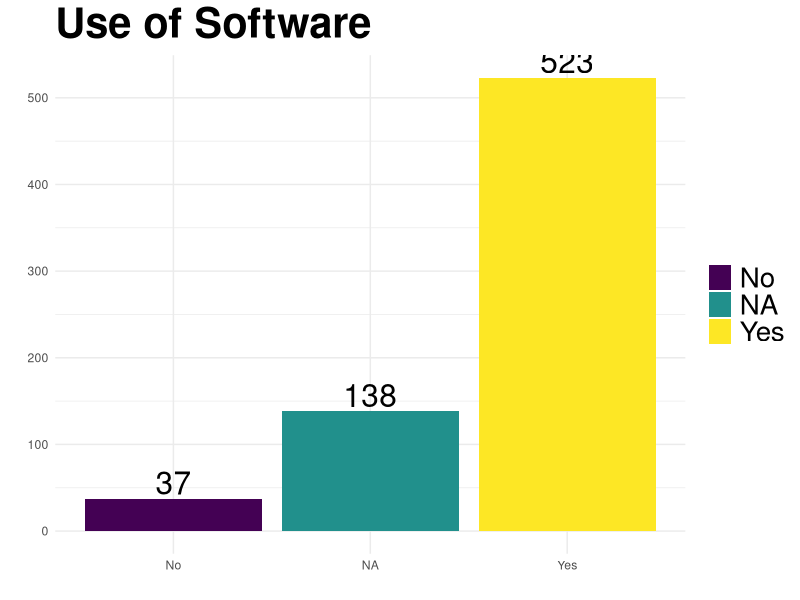
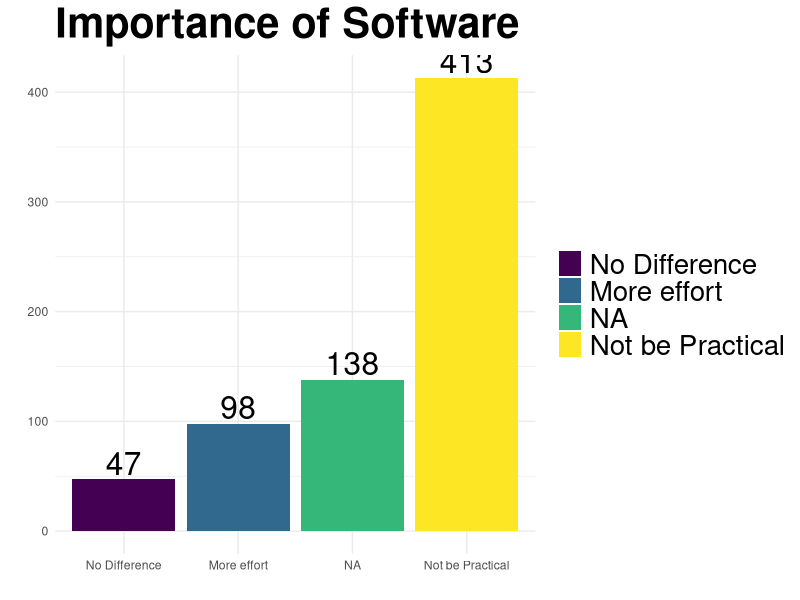
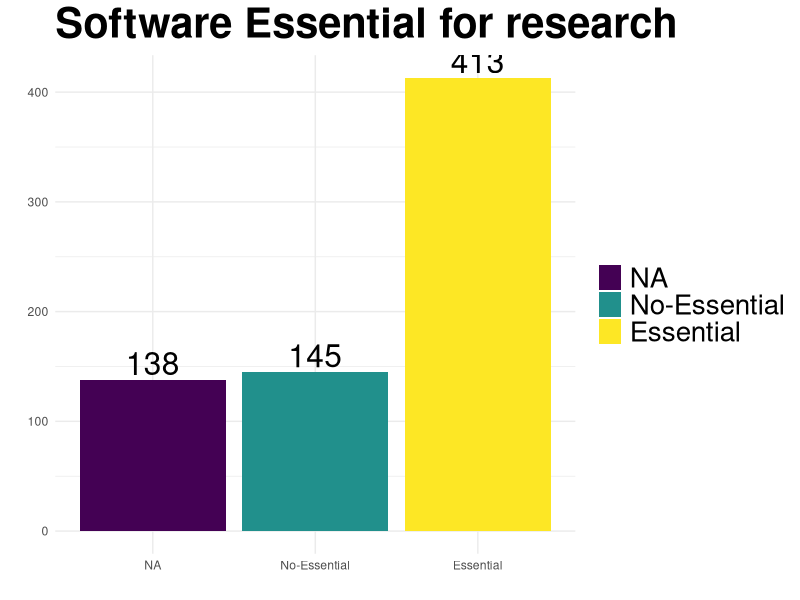
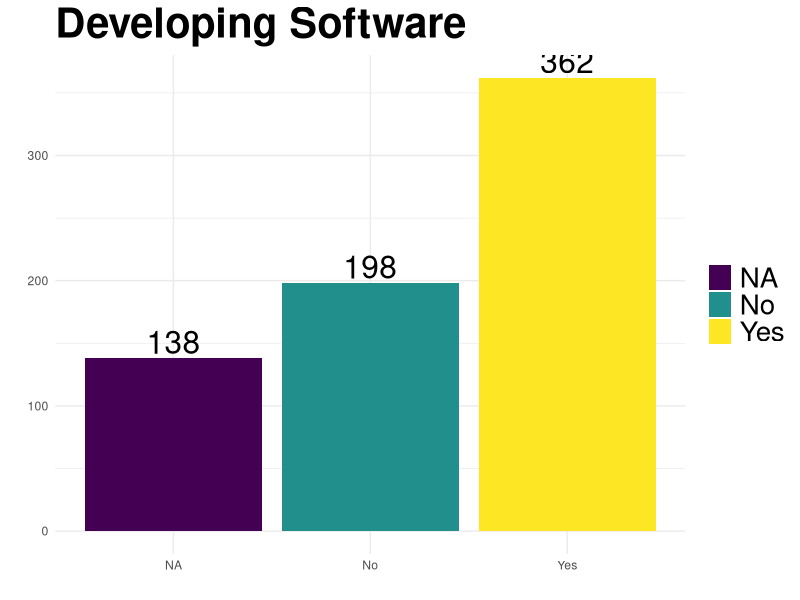

Reproduce these figures in R, in order. (Note: this script raises an error after producing the figures.)
## ---- chunk 1
options(knitr.table.format = 'markdown')
## ---- chunk 2

library('ggplot2')
library('plyr')
library('RColorBrewer')
library('knitr')
library('car')

## ---- chunk 3
# Function to create own colour palette to use when there is a need to keep the same
# colour between plot (otherwise they are changed according to the ordering)
myColor <-  function(vectorToColour=vector(), palette='Set3'){
    print(vectorToColour)
    size  <- length(vectorToColour)
    myColors <- brewer.pal(size, palette)
    names(myColors) <- vectorToColour
    return(myColors)
}
## ---- chunk 4
# Function that output a data frame containing the variable, the Frequency and 
# rounded percent
# Optional order is to output the table ordered in Frequency (useful for output with
singleTabFreq <- function(vectorToFreq, name, order=TRUE){
    table_factor <- table(vectorToFreq)
    # Cbind is to combine two different sets into one data.frame
    # the conversion of data.frame within the cbind is to avoid having
    # the factor in data_row for the frequency
    # And being able to index only the value for the percentage
    QSummary <- cbind(as.data.frame(table_factor),
                      as.data.frame(round(prop.table(table_factor)*100))[,2])
    
    #rename the column names
    colnames(QSummary) <- c(name, 'Total Respondents', 'Percent')
    if (order==TRUE){
        # Order the table by Total Respondents
        QSummary <- QSummary[order(QSummary[,2]),]
        # Reorder the level of the factors for using in legend (to match the order of the plot)
        QSummary[,1] <- factor(QSummary[,1], levels=QSummary[,1][order(QSummary[,2])], ordered=order)
    }
    # Write the result into a csv file
    #write.csv(QSummary, paste('./results/',name,'.csv'), row.names=FALSE)
    #dev.off()
    # Output a table of the variable
    return (QSummary)
}
## ---- chunk 5
plotSingleFreq <- function(dataframe, name, column='Total Respondents', order=TRUE, xText=TRUE, ownColour=NA){
    index_column <- match(column, names(dataframe))
    # To reorganise the factor level to show on the legend according to the 
    # frequencies
    p <- ggplot(data=dataframe, environment=environment())
    # environment=environment() is a workaround for ggplot2 to get access to the
    # namespace defined within the function.
    if (order==TRUE){
        p <- p + aes(x=reorder(dataframe[,1], dataframe[, index_column]),
                     y=dataframe[,index_column],
                     fill=dataframe[,1])
    }
    else {
        p <- p + aes(x=dataframe[,1],
                     y=dataframe[,index_column],
                     fill=dataframe[,1])
    }
    p <- p + geom_bar(stat='identity')
    p <- p + theme_minimal()
    p <- p + ylab('')
    p <- p + xlab('')
    p <- p + ggtitle(name)
    p <- p + theme(plot.title = element_text(size=30, face='bold'))
    p <- p + theme(legend.text=element_text(size=20))
    p <- p + theme(legend.title=element_blank())
    if (is.na(ownColour) == FALSE){
        
        p  <- p + scale_fill_manual(values=ownColour)
    }
    if (xText == FALSE) {
        p  <- p + theme(axis.text.x=element_blank())
    }
    p <- p + geom_text(aes(label=dataframe[,index_column]), vjust=-0.2, size=8)
    return (p)
}
## ---- chunk 6
crossTabFreq <- function(df, var1, var2, propNum=1, summaryTable=TRUE){
    freqTable <- table(df[[var1]], df[[var2]])
    if(summaryTable==TRUE){
        kable(freqTable, digits=2)
    }
    dfTable  <- cbind(as.data.frame(freqTable),
                      as.data.frame(prop.table(freqTable, propNum))[,3])
    colnames(dfTable) <- c(var1, var2, 'Freq', 'Prop')
    
    #write.csv(dfTable, paste("./results/cross_table_", var1,'_', var2, '.csv', sep=''), 
    #		  row.names=FALSE)
    
    #dev.off()
    return(dfTable)
}
## ---- chunk 7

facetPlot <- function(df, xVar, facetVar, yVar='Prop', removeNA=FALSE, FREQ=TRUE, xText=TRUE){
    df$Percent  <- df[[yVar]]*100
    if (removeNA==TRUE) {
        df <- na.omit(df)
    }
    p <- ggplot(df, environment=environment())
    p <- p + aes_string(x=xVar, y='Percent', fill=xVar)
    p <- p + geom_bar(stat='identity', position='dodge')
    p <- p + theme_minimal()
    p <- p + ylab('')
    p <- p + xlab('')
    p <- p + theme(plot.title = element_text(size=30, face='bold'))
    p <- p + theme(legend.text=element_text(size=20))
    p <- p + theme(legend.title=element_blank())
    if (xText == FALSE) {
        p  <- p + theme(axis.text.x=element_blank())
    }
    if (FREQ==TRUE){
        p <- p + geom_text(aes(label=paste(round(Percent), '%', ' (n=', Freq, ')')), vjust=-0.2, size=4)
    }
    else {
        p <- p + geom_text(aes(label=paste(round(Percent))), vjust=-0.2, size=4)
    }
    p <- p + theme(plot.title = element_text(size=20, face="bold", vjust=2))
    p <- p + facet_wrap(as.formula(paste('~', facetVar)), ncol=2)
    return(p)
}
## ---- chunk 8

chiSquareSummary <- function (table_, var1, var2) {
    chiValue <- chisq.test(table_)
    #fisher_value <- fisher.test(table_)
    if (chiValue$p.value <= .5){
        write.csv(chiValue$residuals, paste("./results/chi_test_res_", var1,'_', var2, '.csv', sep=''), row.names=FALSE)
    }
    return (chi_value)
}
## ---- chunk 9
#Loading the data set
df <-read.csv("data/mergedDfCleaned.csv", stringsAsFactors=TRUE, na.strings="")
summary(df['dataOrigin'])

## ---- chunk 10
sumQ  <- singleTabFreq(df$Q.6.Use.Software, 'Use of Software')
kable(sumQ, digits=2, format = 'markdown')
plotSingleFreq(sumQ, 'Use of Software')
## ---- chunk 11
# subsetting the dataset to contain only software users, meaning people who answered YES at the question 6
dfYES <- df
# dfYES <- df[which(df$Q.6.Use.Software=='Yes'),]  ## Not filtering them in order to get the same results as Simon with its first xls analysis
dfYES <- droplevels(dfYES)
## ---- chunk 12
levels(dfYES$Q.7.Importance.Software)[1] <- "No Difference"
levels(dfYES$Q.7.Importance.Software)[2] <- "Not be Practical"
levels(dfYES$Q.7.Importance.Software)[3] <- "More effort"

## ---- chunk 13
sumQ  <-  singleTabFreq(dfYES$Q.7.Importance.Software, 'Importance of Software')
kable(sumQ, digits=2, format = 'markdown')
plotSingleFreq(sumQ, 'Importance of Software')
## ---- chunk 14
#Recoding into a binary variable
dfYES$Q.7.Essential.Software <- revalue(dfYES$Q.7.Importance.Software, c('No Difference'='No-Essential', 'More effort'='No-Essential', 'Not be Practical'='Essential'))
## ---- chunk 15

sumQ  <-  singleTabFreq(dfYES$Q.7.Essential.Software, 'Software Essential for research')
kable(sumQ, digits=2, format = 'markdown')
plotSingleFreq(sumQ, 'Software Essential for research')
## ---- chunk 16

sumQ  <-  singleTabFreq(dfYES$Q.8.Developing.Software, 'Developing Software')
kable(sumQ, digits=2, format = 'markdown')
plotSingleFreq(sumQ, 'Developing Software')
## ---- chunk 17

sumQ  <-  singleTabFreq(dfYES$Q.9.Training.Software.clean, 'Training in Software development')
kable(sumQ, digits=2, format = 'markdown')
color_Developing <- myColor(sumQ[,1])
plotSingleFreq(sumQ, 'Training in Software development', ownColour=color_Developing)
## ---- chunk 18

sumQ  <-  singleTabFreq(dfYES[which(dfYES$Q.8.Developing.Software == 'Yes'),]$Q.9.Training.Software.clean, 'Training in Software development')
kable(sumQ, digits=2, format = 'markdown')
plotSingleFreq(sumQ, 'Training in Software development', ownColour=color_Developing)

## ---- chunk 19
sumQ <- singleTabFreq(dfYES$Q.3.Discipline, 'Discipline')
#Printing table
kable(sumQ, digits=2, format = 'markdown')
# Printing Plot
plotSingleFreq(sumQ, 'Discipline', xText=FALSE)
## ---- chunk 20
# Recode the factors
DesArHu <- c("Design, creative & performing arts", "Architecture & planning", "Humanities & language based studies & archaeology")
AdmSoEd <- c('Administrative & business studies', 'Social studies', 'Education')
MedAgri <- c('Medicine, dentistry & health', 'Agriculture, forestry & veterinary science')
dfYES$Q.3.Modified.Disciplines <- dfYES$Q.3.Discipline
dfYES$Q.3.Modified.Disciplines <- recode(dfYES$Q.3.Modified.Disciplines, "DesArHu='Design+Art+Hum'")
dfYES$Q.3.Modified.Disciplines <- recode(dfYES$Q.3.Modified.Disciplines, "AdmSoEd='Admin+Social+Edu'")
dfYES$Q.3.Modified.Disciplines <- recode(dfYES$Q.3.Modified.Disciplines, "MedAgri='Medicine+Agri'")

## ---- chunk 21
modifiedQ3 <- singleTabFreq(dfYES$Q.3.Modified.Disciplines, 'Modified Disciplines')
#Print table
kable(modifiedQ3, digits=2, row.names = FALSE, format = 'markdown')
plotSingleFreq(modifiedQ3, 'Modified Disciplines')
## ---- chunk 22
sumQ  <- crossTabFreq(dfYES, 'Q.3.Modified.Disciplines', 'Q.7.Essential.Software') 
facetPlot(sumQ, facetVar='Q.3.Modified.Disciplines', xVar='Q.7.Essential.Software')

## ---- chunk 23
sumQ  <- crossTabFreq(dfYES, 'Q.3.Modified.Disciplines', 'Q.8.Developing.Software') 
facetPlot(sumQ, facetVar='Q.3.Modified.Disciplines', xVar='Q.8.Developing.Software')

## ---- chunk 24
sumQ  <- crossTabFreq(dfYES, 'Q.3.Modified.Disciplines', 'Q.9.Training.Software.clean') 
facetPlot(sumQ, facetVar='Q.3.Modified.Disciplines', xVar='Q.9.Training.Software.clean')

## ---- chunk 25
sumQ <- singleTabFreq(dfYES$Q.4.Fund.clean, 'Funds')
kable(sumQ, digits=2, row.names = FALSE ,format = 'markdown')
#plotSingleFreq(sumQ, 'Funds', xText=FALSE)
## ---- chunk 26
dfYES$Q.4.Modified.Funds <- dfYES$Q.4.Fund.clean
levels(dfYES$Q.4.Modified.Funds)[c(3, 8, 13, 17)] <- 'None'
levels(dfYES$Q.4.Modified.Funds)[c(8, 13, 17)] <- 'Charity/Trust'
levels(dfYES$Q.4.Modified.Funds)[c(1, 2, 4, 5, 9, 11, 14)] <- 'Research Council'
levels(dfYES$Q.4.Modified.Funds)[c(6,8)] <- 'Other UK'
levels(dfYES$Q.4.Modified.Funds)[c(3, 7)] <- 'Other Non-UK'
## ---- chunk 27
sumQ <- singleTabFreq(dfYES$Q.4.Modified.Funds,'Modified Funds')
#Printing table
kable(sumQ, digits=2, row.names = FALSE, format = 'markdown')
plotSingleFreq(sumQ, 'Modified Funds', xText = FALSE)
## ---- chunk 28
sumQ  <- crossTabFreq(dfYES, 'Q.4.Modified.Funds', 'Q.7.Essential.Software') 
facetPlot(sumQ, facetVar='Q.4.Modified.Funds', xVar='Q.7.Essential.Software')

## ---- chunk 29
sumQ  <- crossTabFreq(dfYES, 'Q.4.Modified.Funds', 'Q.8.Developing.Software') 
facetPlot(sumQ, facetVar='Q.4.Modified.Funds', xVar='Q.8.Developing.Software')

## ---- chunk 30
sumQ  <- crossTabFreq(dfYES, 'Q.4.Modified.Funds', 'Q.9.Training.Software.clean') 
facetPlot(sumQ, facetVar='Q.4.Modified.Funds', xVar='Q.9.Training.Software.clean')

## ---- chunk 31
dfYES$Q.5.Seniority <- factor(dfYES$Q.5.Seniority, levels=c('Less than a year', '1-5 years', '6-10 years', '11-15 years', '15-20 years', 'More than 20 years' ))
## ---- chunk 32
sumQ <- singleTabFreq(dfYES$Q.5.Seniority, 'Seniority', order=FALSE)
#Printing table
kable(sumQ, digits=2, format = 'markdown')
# Printing Plot
plotSingleFreq(sumQ, 'Seniority', order=FALSE)
## ---- chunk 33
sumQ  <- crossTabFreq(dfYES, 'Q.5.Seniority', 'Q.7.Essential.Software') 
facetPlot(sumQ, facetVar='Q.5.Seniority', xVar='Q.7.Essential.Software')
## ---- chunk 34
sumQ  <- crossTabFreq(dfYES, 'Q.5.Seniority', 'Q.8.Developing.Software') 
facetPlot(sumQ, facetVar='Q.5.Seniority', xVar='Q.8.Developing.Software')
## ---- chunk 35
sumQ  <- crossTabFreq(dfYES, 'Q.5.Seniority', 'Q.9.Training.Software.clean') 
facetPlot(sumQ, facetVar='Q.5.Seniority', xVar='Q.9.Training.Software.clean')
## ---- chunk 36
sumQ <- singleTabFreq(dfYES$E.2.Gender.clean, 'Gender')
#Printing table
kable(sumQ, digits=2, format = 'markdown')
# Printing Plot
plotSingleFreq(sumQ, 'Gender')
## ---- chunk 37
sumQ  <- crossTabFreq(dfYES, 'E.2.Gender.clean', 'Q.7.Essential.Software') 
facetPlot(sumQ, facetVar='E.2.Gender.clean', xVar='Q.7.Essential.Software')
## ---- chunk 38
sumQ  <- crossTabFreq(dfYES, 'E.2.Gender.clean', 'Q.8.Developing.Software') 
facetPlot(sumQ, facetVar='E.2.Gender.clean', xVar='Q.8.Developing.Software')
## ---- chunk 39
sumQ  <- crossTabFreq(dfYES, 'E.2.Gender.clean', 'Q.9.Training.Software.clean') 
facetPlot(sumQ, facetVar='E.2.Gender.clean', xVar='Q.9.Training.Software.clean')
## ---- chunk 40
sumQ <- singleTabFreq(dfYES$E.4.OS.clean, 'Operating System')
#Printing table
kable(sumQ, digits=2, format = 'markdown')
# Printing Plot
plotSingleFreq(sumQ, 'Operating System')
## ---- chunk 41
sumQ  <- crossTabFreq(dfYES, 'E.4.OS.clean', 'Q.7.Essential.Software') 
facetPlot(sumQ, facetVar='E.4.OS.clean', xVar='Q.7.Essential.Software')
## ---- chunk 42
sumQ  <- crossTabFreq(dfYES, 'E.4.OS.clean', 'Q.8.Developing.Software') 
facetPlot(sumQ, facetVar='E.4.OS.clean', xVar='Q.8.Developing.Software')
## ---- chunk 43
sumQ  <- crossTabFreq(dfYES, 'E.4.OS.clean', 'Q.9.Training.Software.clean') 
facetPlot(sumQ, facetVar='E.4.OS.clean', xVar='Q.9.Training.Software.clean')
## ---- chunk 44
sumQ <- crossTabFreq(dfYES, 'Q.8.Developing.Software', 'Q.9.Training.Software.clean')
facetPlot(sumQ, facetVar = 'Q.8.Developing.Software', 'Q.9.Training.Software.clean')

